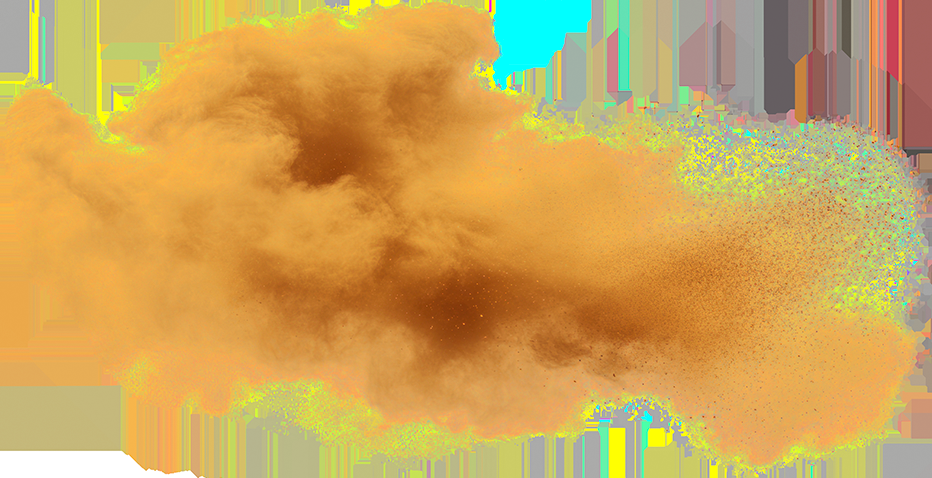
#> input picture test_files_from_collegues/cheshta/images/buffalo_top_down/png/dirt_1.png, 932 x 478 px; its folder holds only this picture in this run
$ python full_consolidation_preview.py
#> lines starting #> are read from the running program, lines starting #| are printed output that depends on the picture; after the words box and inside, x2 and y2 are one past the last pixel; in counts of white or black regions, pixels touching at a corner belong together
### tools/verify_bruteforce_rotation.py
# Replicates _sc_match_bruteforce from spine sorter 257.py (Phase 3c fallback)
# and validates against real data:
#  - coins_lvl_2_3 <-> coins_lvl_4_1 MUST match (~42 deg rotated copy)
#  - visually-different pairs MUST be rejected
import math, os, sys, time
import numpy as np
import cv2
from skimage.metrics import structural_similarity as ssim

FOLDER = r"e:\blazing_bullets_hold_and_win\04_animation\02_render\consolidation test\images\skeleton\png"
SC_MIN_SCALE, SC_MAX_SCALE = 0.45, 1.05


def _sc_load_trimmed(path):
	data = np.fromfile(path, dtype=np.uint8)
	img = cv2.imdecode(data, cv2.IMREAD_UNCHANGED)
#> img is the input picture: shape (478, 932, 4); mean B, G, R, A 89.3, 165.6, 205.8, 93.5
	if img is None:
		return None, None
	if img.ndim == 2:
		img = cv2.cvtColor(img, cv2.COLOR_GRAY2BGRA)
	if img.shape[2] == 3:
		img = cv2.cvtColor(img, cv2.COLOR_BGR2BGRA)
	alpha = img[:, :, 3]
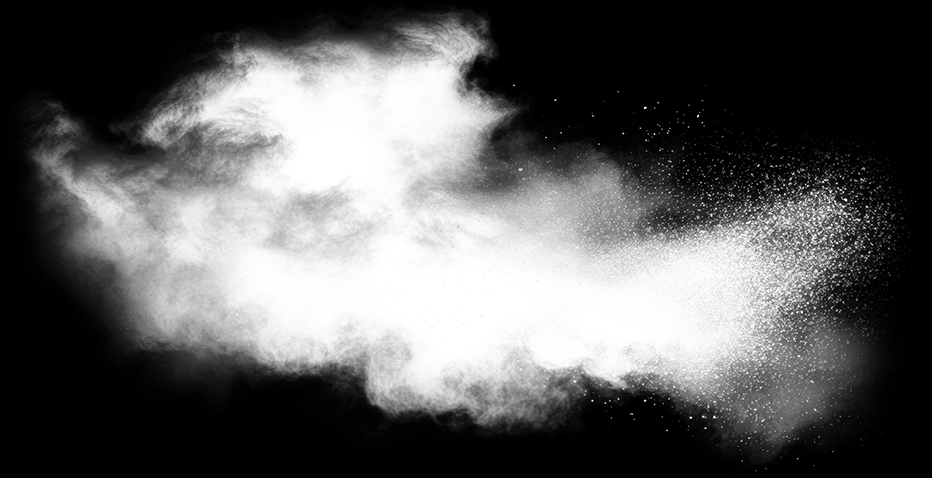
#> alpha: shape (478, 932); min 0, max 255, mean 93.5
	mask = (alpha > 15).astype(np.uint8) * 255
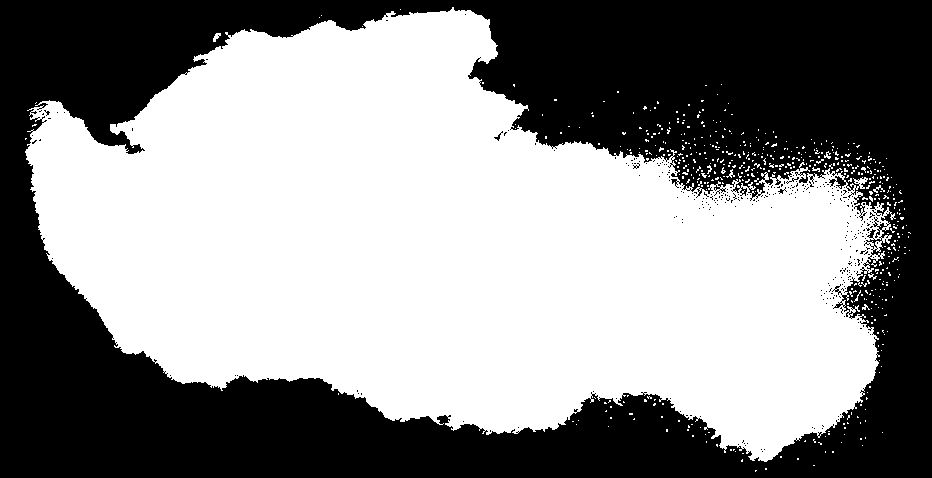
#> mask: shape (478, 932); 55% white; 326 black regions (322 under 20 px), largest, box (x1, y1, x2, y2) and area: (0, 0, 932, 478) 199961, (494, 131, 503, 141) 24, (786, 177, 799, 184) 21, (778, 187, 787, 194) 21
	ys, xs = np.where(mask > 0)
	if len(xs) == 0:
		return None, None
	y0, y1, x0, x1 = ys.min(), ys.max() + 1, xs.min(), xs.max() + 1
#> y0 = 7; y1 = 472; x0 = 25; x1 = 911
	bgr = img[y0:y1, x0:x1, :3].copy()
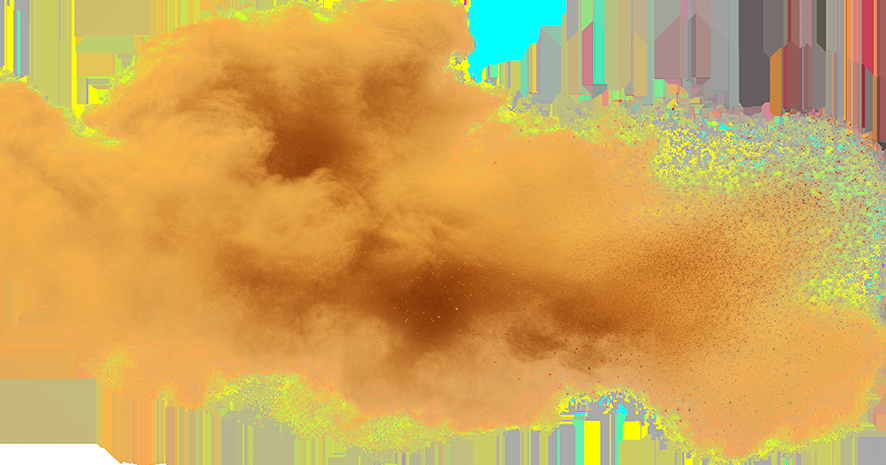
#> bgr: shape (465, 886, 3); mean B, G, R 86.8, 165, 206.7
	m = mask[y0:y1, x0:x1].copy()
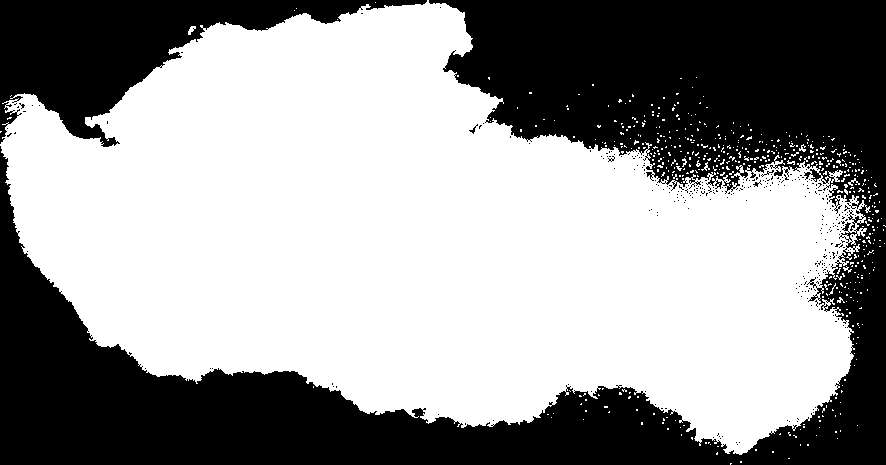
#> m: shape (465, 886); 59.4% white; 327 black regions (322 under 20 px), largest, box (x1, y1, x2, y2) and area: (0, 0, 886, 465) 143226, (0, 0, 427, 147) 23229, (469, 124, 478, 134) 24, (761, 170, 774, 177) 21, (753, 180, 762, 187) 21
	bgr[m == 0] = 0
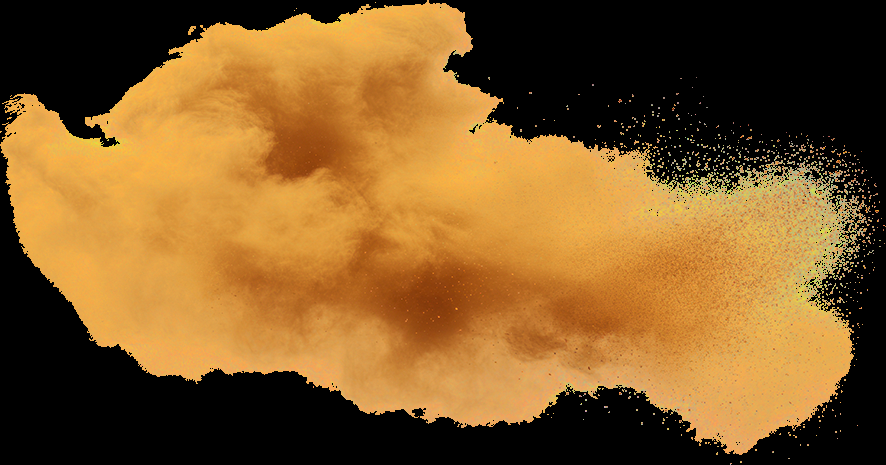
#> bgr: shape (465, 886, 3); mean B, G, R 39.8, 89.9, 128.7
	return bgr, m


# [116 lines left out: functions sc_match_bruteforce, run_pair, not called in this run]


# [13 lines that do not run on import are left out]

### tools/full_consolidation_preview.py
# Full-folder consolidation preview: replicates Phase 3c logic
# (ORB freeform matcher + new brute-force rotation fallback for small sprites)
# over every pair, then union-finds groups to show final consolidation result.
import math, os, sys, time, itertools
import numpy as np
import cv2
from skimage.metrics import structural_similarity as ssim

sys.path.insert(0, os.path.dirname(__file__))
from verify_bruteforce_rotation import sc_match_bruteforce, _sc_load_trimmed, FOLDER

SC_MIN_SCALE, SC_MAX_SCALE = 0.45, 1.05


# [74 lines left out: function sc_match_free, not called in this run]


files = sorted(f for f in os.listdir(FOLDER) if f.lower().endswith(".png"))
info = {}
for f in files:
	b, m = _sc_load_trimmed(os.path.join(FOLDER, f))
	info[f] = (m.shape if m is not None else None, int((m > 0).sum()) if m is not None else 0)

parent = {f: f for f in files}
def find(x):
	while parent[x] != x:
		parent[x] = parent[parent[x]]; x = parent[x]
	return x
# [4 lines left out: function union, not called in this run]

t0 = time.time()
edges = []
for a, b in itertools.combinations(files, 2):
	# smaller content first (matcher expects small->large)
	if info[a][1] > info[b][1]:
		a, b = b, a
	pa, pb = os.path.join(FOLDER, a), os.path.join(FOLDER, b)
	res, how, fl = None, None, False
	sm = max(info[a][0]); lg = max(info[b][0])
	for flip in (False, True):
		r = sc_match_free(pa, pb, flip=flip)
		if r:
			res, how, fl = r, "orb", flip; break
	if res is None and sm <= 96 and lg <= 96:
		for flip in (False, True):
			r = sc_match_bruteforce(pa, pb, flip=flip)
			if r:
				res, how, fl = r, "bruteforce", flip; break
	if res:
		edges.append((a, b, res, how, fl))
		union(a, b)
		print(f"MATCH [{how}] {a} -> {b}: scale={res[0]:.3f} angle={res[1]:.1f} ssim={res[2]:.4f} flip={fl}")

groups = {}
for f in files:
	groups.setdefault(find(f), []).append(f)

print(f"\n=== Consolidation groups ({time.time()-t0:.1f}s) ===")
n_saved = 0
for root, members in sorted(groups.items()):
	if len(members) > 1:
		n_saved += len(members) - 1
		print(f"  KEEP {members[0]}  <- consolidates: {', '.join(members[1:])}")
uniq = [m for m in groups.values() if len(m) == 1]
#> uniq = [['dirt_1.png']]
print(f"\n{len(files)} files -> {len(groups)} unique ({n_saved} consolidated, {len(uniq)} singletons)")
#| 1 files -> 1 unique (0 consolidated, 1 singletons)

$ run again, on test_files_from_collegues/cheshta/images/buffalo_top_down/png/dirt_2.png
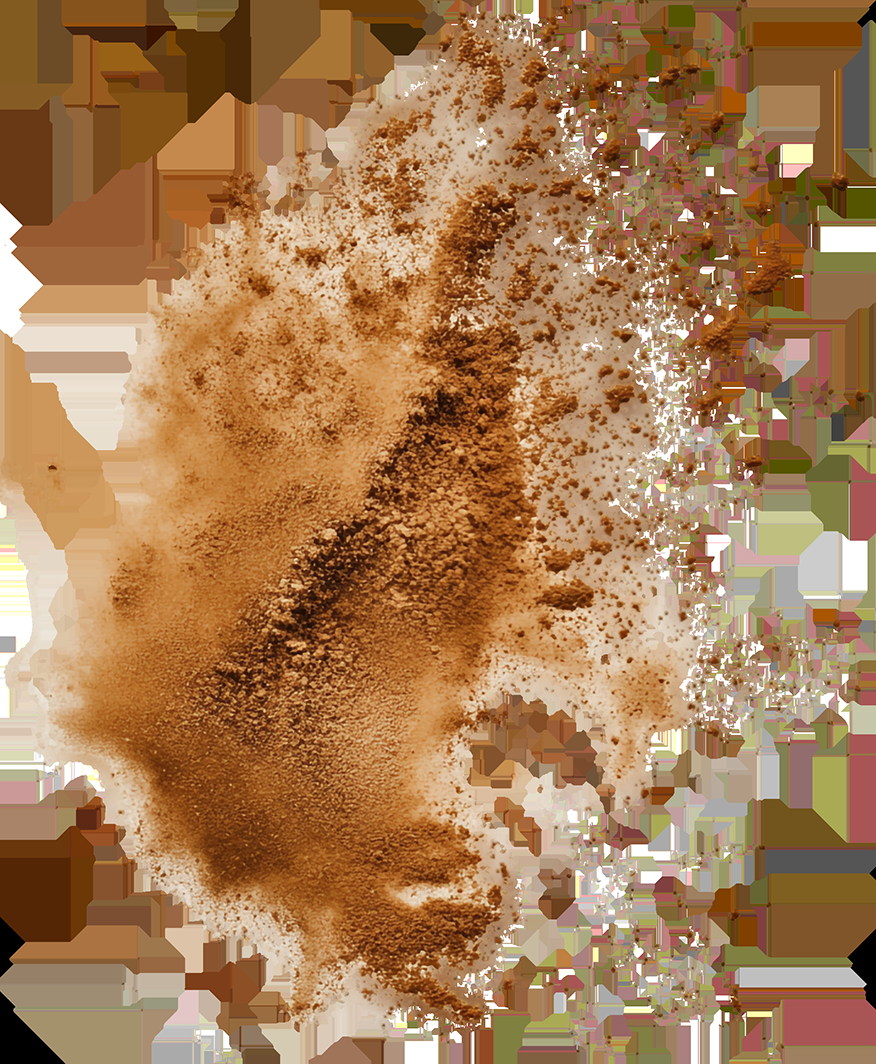
#> input picture test_files_from_collegues/cheshta/images/buffalo_top_down/png/dirt_2.png, 876 x 1064 px
#> in _sc_load_trimmed, img is the input picture: shape (1064, 876, 4); mean B, G, R, A 83.8, 124.5, 167.2, 62.3
#> in _sc_load_trimmed, `mask = (alpha > 15).astype(np.uint8) * 255`:
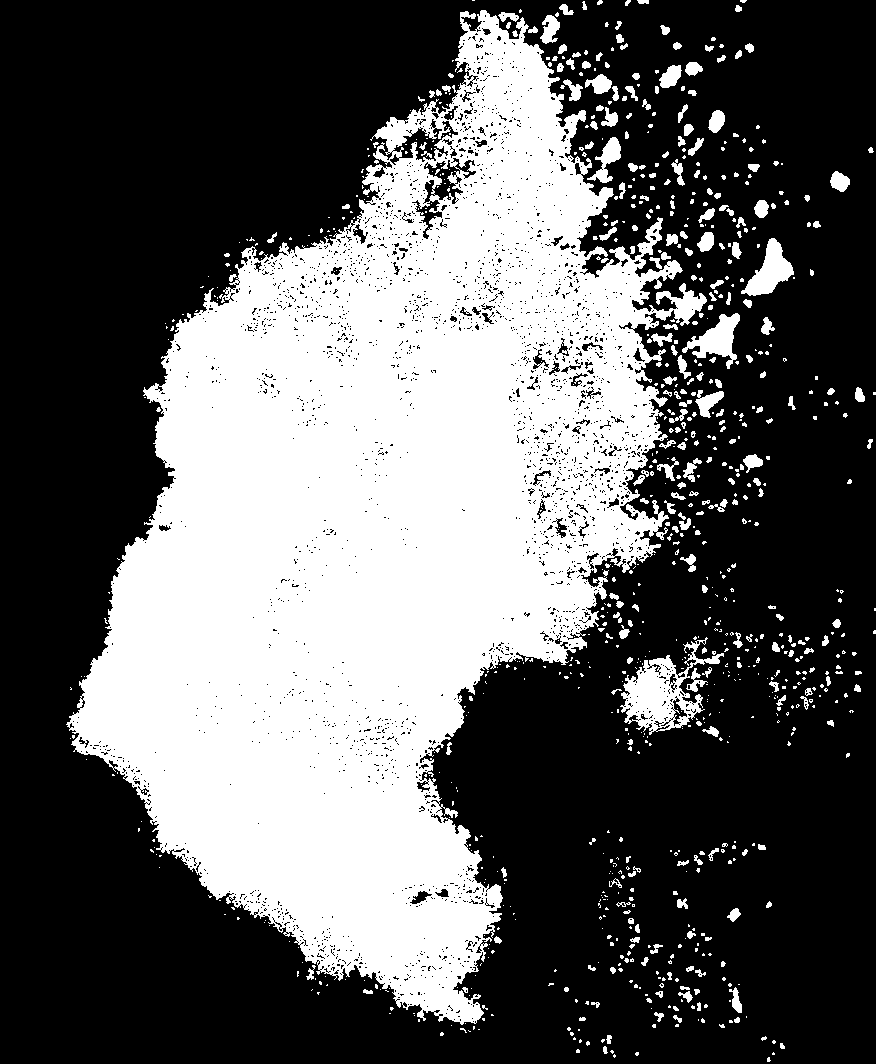
#> mask: shape (1064, 876); 37.1% white; 931 white regions (671 under 20 px), largest, box (x1, y1, x2, y2) and area: (66, 10, 707, 1025) 320017, (620, 637, 724, 735) 3754, (741, 238, 794, 296) 1419
#> y0 = 0; y1 = 1062; x0 = 66; x1 = 876
#> m: shape (1062, 810); 40.2% white; 931 white regions (671 under 20 px), largest, box (x1, y1, x2, y2) and area: (0, 10, 641, 1025) 320017, (554, 637, 658, 735) 3754, (675, 238, 728, 296) 1419
#> in _sc_load_trimmed, `bgr[m == 0] = 0`:
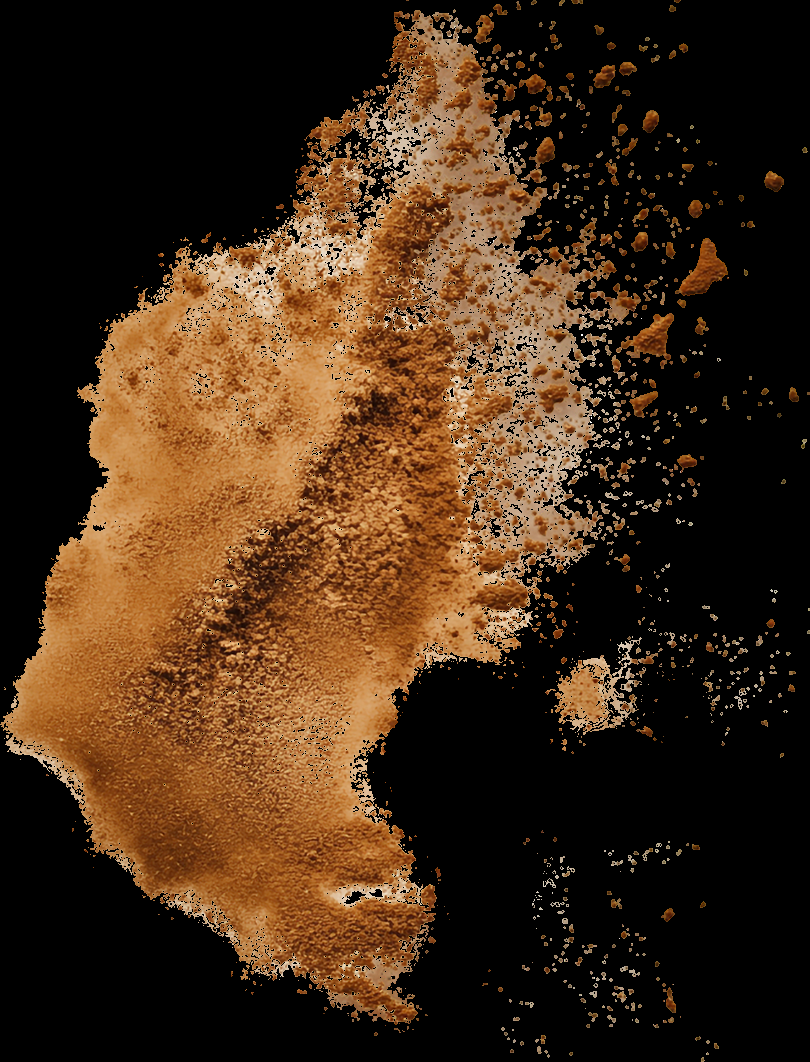
#> bgr: shape (1062, 810, 3); mean B, G, R 23.8, 43.9, 67
#> uniq = [['dirt_2.png']]
#| 1 files -> 1 unique (0 consolidated, 1 singletons)
